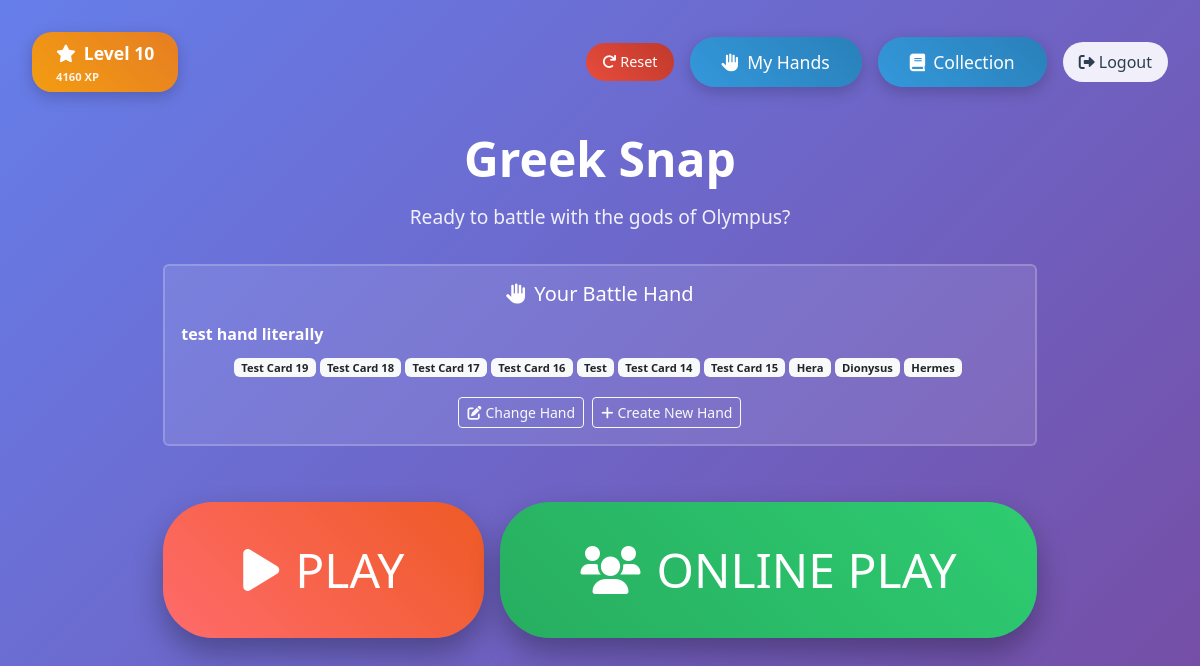
Before: / (signed in) with the older database file.
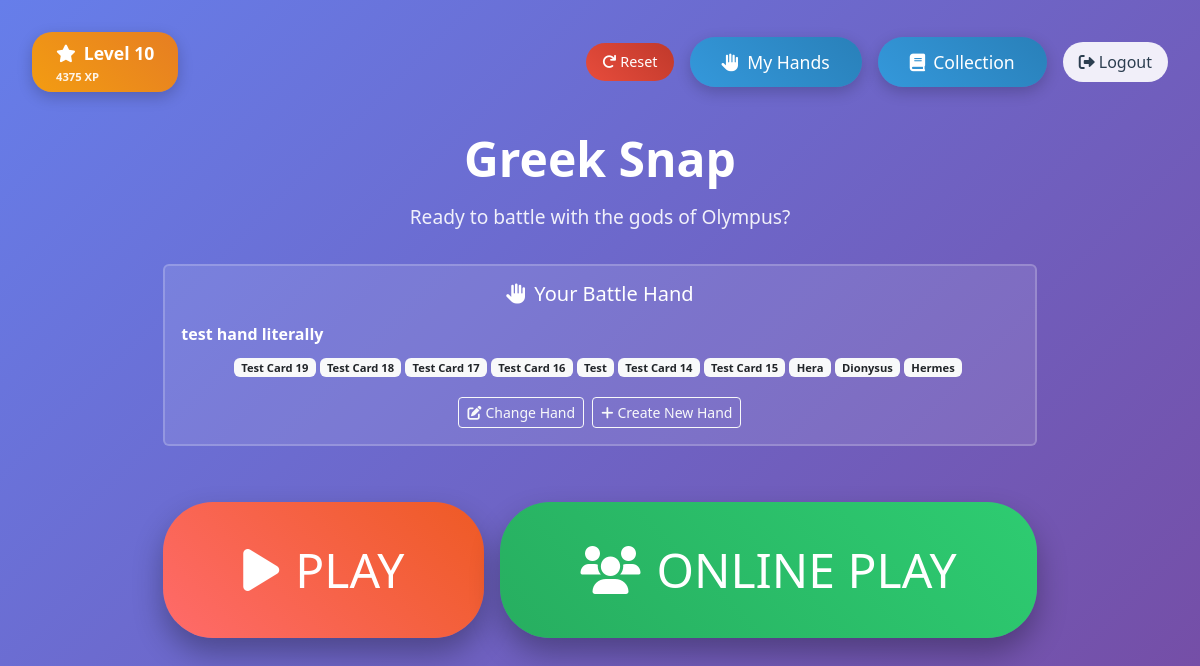
After: the same page with the newer database file.
### main.py (models this page shows)
class User(UserMixin, db.Model):
    __tablename__ = "users"
    id: Mapped[int] = mapped_column(Integer, primary_key=True)
    email: Mapped[str] = mapped_column(String(100), unique=True)
    password: Mapped[str] = mapped_column(String(100))
    date_of_signup: Mapped[Date] = mapped_column(Date)
    xp: Mapped[int] = mapped_column(Integer, default=0)  # XP points
    last_daily_win: Mapped[Date] = mapped_column(Date, nullable=True)  # Track daily win bonus
    misc1: Mapped[str] = mapped_column(String(100), nullable=True)
    misc2: Mapped[str] = mapped_column(String(100), nullable=True)
    misc3: Mapped[str] = mapped_column(String(100), nullable=True)
    collection = relationship("UserCollection", back_populates="user", uselist=False)

### main.py (the view, shortened to what this page needs)
@app.route('/')
def index():
    if current_user.is_authenticated:
        user_level = XPSystem.get_level_from_xp(current_user.xp)
        xp_for_next = XPSystem.get_xp_for_next_level(current_user.xp)
        progress = XPSystem.get_progress_to_next_level(current_user.xp)
        user_collection = UserCollection.query.filter_by(user_id=current_user.id).first()
        if user_collection and user_collection.unlocked_cards is not None:
            unlocked_cards = user_collection.unlocked_cards if isinstance(user_collection.unlocked_cards, list) else []
        else:
            unlocked_cards = []
        pending_rewards = XPSystem.get_pending_rewards(current_user.xp, unlocked_cards)
        from xp_system import LEVEL_REWARDS, LEVEL_XP_REQUIREMENTS
        card_id_to_name = {card['id']: card['name'] for card in CHARACTERS}
        return render_template('index.html',
                             user=current_user,
                             level=user_level,
                             xp=current_user.xp,
                             xp_for_next=xp_for_next,
                             progress=progress,
                             pending_rewards=pending_rewards,
                             level_rewards=LEVEL_REWARDS,
                             level_xp_requirements=LEVEL_XP_REQUIREMENTS,
                             card_id_to_name=card_id_to_name,
                             unlocked_cards=unlocked_cards)

### main.py (called while the page is built)
@login_manager.user_loader
def load_user(user_id):
    return db.get_or_404(User, user_id)

### xp_system.py (called while the page is built)
    @staticmethod
    def get_level_from_xp(xp):
        current_level = 1
        for level, required_xp in LEVEL_XP_REQUIREMENTS.items():
            if xp >= required_xp:
                current_level = level
            else:
                break
        return current_level

    @staticmethod
    def get_xp_for_next_level(current_xp):
        current_level = XPSystem.get_level_from_xp(current_xp)
        next_level = current_level + 1
        if next_level in LEVEL_XP_REQUIREMENTS:
            return LEVEL_XP_REQUIREMENTS[next_level] - current_xp
        else:
            return 0  # Max level reached

    @staticmethod
    def get_progress_to_next_level(current_xp):
        current_level = XPSystem.get_level_from_xp(current_xp)
        next_level = current_level + 1
        if next_level not in LEVEL_XP_REQUIREMENTS:
            return 100  # Max level reached
        current_level_xp = LEVEL_XP_REQUIREMENTS[current_level]
        next_level_xp = LEVEL_XP_REQUIREMENTS[next_level]
        xp_in_current_level = current_xp - current_level_xp
        xp_needed_for_next = next_level_xp - current_level_xp
        return min(100, (xp_in_current_level / xp_needed_for_next) * 100)

    @staticmethod
    def get_pending_rewards(user_xp, unlocked_cards):
        current_level = XPSystem.get_level_from_xp(user_xp)
        pending_rewards = []
        for level in range(1, current_level + 1):
            level_rewards = LEVEL_REWARDS.get(level, [])
            for card_id in level_rewards:
                if card_id not in unlocked_cards:
                    pending_rewards.append({
                        'level': level,
                        'card_id': card_id
                    })
        return pending_rewards

### templates/index.html (shortened to what this page needs)
<!DOCTYPE html>
<html lang="en">
<head>
    <link href="https://cdn.jsdelivr.net/npm/bootstrap@5.3.0/dist/css/bootstrap.min.css" rel="stylesheet">
    <link rel="stylesheet" href="{{ url_for('static', filename='css/style.css') }}">
    <link href="https://cdnjs.cloudflare.com/ajax/libs/font-awesome/6.0.0/css/all.min.css" rel="stylesheet">
</head>
<body>
    <div class="welcome-container">
        {% if user.is_authenticated %}
            <div class="top-bar">
                <div class="level-display {% if pending_rewards %}has-rewards{% endif %}"
                     onclick="showLevelRewards()"
                     style="position: relative;">
                    <i class="fas fa-star me-2"></i>Level {{ level }}
                    <div class="xp-info">
                        <small>{{ xp }} XP</small>
                    </div>
                </div>
                <div class="top-controls">
                    <button class="reset-button" onclick="resetUser()" title="Reset all user data">
                        <i class="fas fa-redo me-1"></i>Reset
                    </button>
                    <a href="{{ url_for('create_hand') }}" class="collection-button">
                        <i class="fas fa-hand-paper me-2"></i>My Hands
                    </a>
                    <a href="{{ url_for('collection') }}" class="collection-button">
                        <i class="fas fa-book me-2"></i>Collection
                    </a>
                    <a href="{{ url_for('logout') }}" class="logout-button">
                        <i class="fas fa-sign-out-alt me-1"></i>Logout
                    </a>
                </div>
            </div>
            <div class="welcome-card">
                <h1 class="game-title">Greek Snap</h1>
                <p class="game-subtitle">Ready to battle with the gods of Olympus?</p>
                <div class="hand-selection-section mb-4">
                    <div class="card" style="background: rgba(255, 255, 255, 0.1); border: 2px solid rgba(255, 255, 255, 0.2);">
                        <div class="card-body">
                            <h5 class="text-white mb-3">
                                <i class="fas fa-hand-paper me-2"></i>Your Battle Hand
                            </h5>
                            <div id="current-hand-display" class="mb-3">
                            </div>
                            <div class="d-flex gap-2 justify-content-center">
                                <button class="btn btn-outline-light btn-sm" onclick="showHandSelection()">
                                    <i class="fas fa-edit me-1"></i>Change Hand
                                </button>
                                <a href="{{ url_for('create_hand') }}" class="btn btn-outline-light btn-sm">
                                    <i class="fas fa-plus me-1"></i>Create New Hand
                                </a>
                            </div>
                        </div>
                    </div>
                </div>
                <div class="d-flex gap-3 justify-content-center">
                    <a href="{{ url_for('game') }}" class="big-play-button">
                        <i class="fas fa-play me-3"></i>PLAY
                    </a>
                    <button id="multiplayer-btn" class="big-play-button" style="background: linear-gradient(45deg, #27ae60, #2ecc71); border: none; cursor: pointer;">
                        <i class="fas fa-users me-3"></i>ONLINE PLAY
                    </button>
                </div>
            </div>
        {% endif %}
    </div>
</body>
</html>

### static/css/style.css (style rules this page uses)
body { background: #f8f9fa; min-height: 100vh; color: #333; }

### templates/index.html (style rules this page uses)
.welcome-container { min-height: 100vh; display: flex; align-items: center; justify-content: center; background: linear-gradient(135deg, #667eea 0%, #764ba2 100%); }
.welcome-card { text-align: center; }
.big-play-button { background: linear-gradient(45deg, #ff6b6b, #ee5a24); border: none; padding: 2rem 5rem; font-size: 3rem; border-radius: 50px; color: white; text-decoration: none; display: inline-block; transition: all 0.3s ease; box-shadow: 0 15px 30px rgba(0, 0, 0, 0.3); margin: 2rem 0; }
.collection-button { background: linear-gradient(45deg, #3498db, #2980b9); border: none; padding: 0.75rem 2rem; font-size: 1.1rem; border-radius: 25px; color: white; text-decoration: none; display: inline-block; transition: all 0.3s ease; box-shadow: 0 5px 15px rgba(0, 0, 0, 0.2); }
.game-title { color: white; font-size: 3rem; font-weight: bold; margin-bottom: 1rem; }
.game-subtitle { color: rgba(255, 255, 255, 0.9); font-size: 1.2rem; margin-bottom: 2rem; }
.level-display { background: linear-gradient(45deg, #f39c12, #e67e22); color: white; padding: 0.5rem 1.5rem; border-radius: 20px; font-weight: bold; font-size: 1.1rem; box-shadow: 0 5px 15px rgba(0, 0, 0, 0.2); cursor: pointer; transition: all 0.3s ease; }
.xp-info { margin-top: 0.25rem; font-size: 0.8rem; opacity: 0.9; }
.xp-info small { display: block; line-height: 1.2; }
.top-bar { position: absolute; top: 2rem; left: 2rem; right: 2rem; display: flex; justify-content: space-between; align-items: center; }
.logout-button { background: rgba(255, 255, 255, 0.9); border: none; padding: 0.5rem 1rem; border-radius: 20px; color: #2c3e50; text-decoration: none; transition: all 0.3s ease; }
.top-controls { display: flex; align-items: center; gap: 1rem; }
.reset-button { background: linear-gradient(45deg, #e74c3c, #c0392b); border: none; padding: 0.5rem 1rem; border-radius: 20px; color: white; text-decoration: none; transition: all 0.3s ease; font-size: 0.9rem; cursor: pointer; }

Changed rows visible on the page:
changed User: xp "4160" → "4375"
